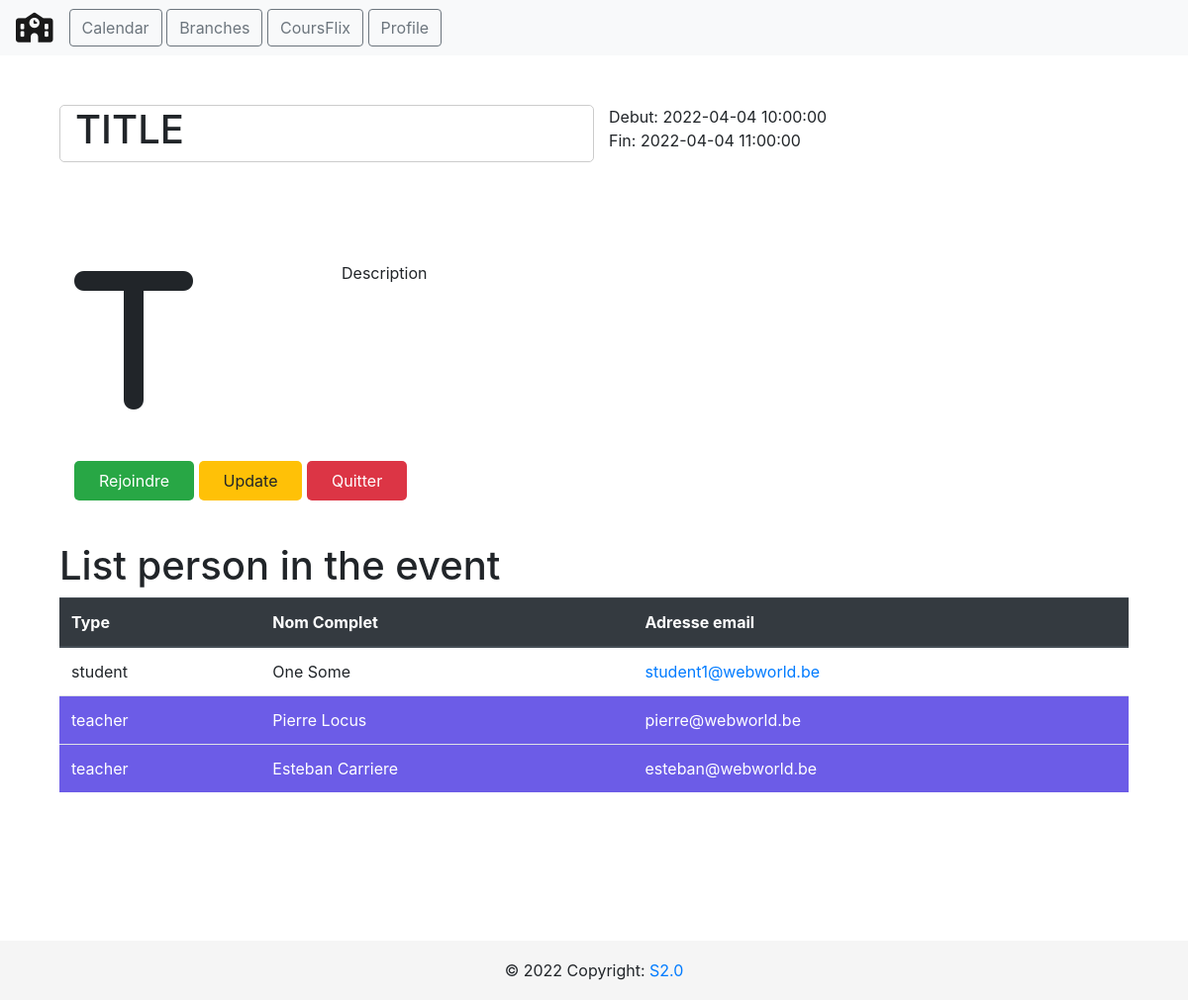
Screenshot of /calendar/event/2 with the database file from the repository.
### tables this page shows
CREATE TABLE events (
                        event_id INTEGER NOT NULL, 
                        title VARCHAR(100), 
                        date_from INTEGER, 
                        date_to INTEGER, 
                        organizer INTEGER, event_description TEXT, category_id INTEGER, 
                        PRIMARY KEY (event_id)
                    );

CREATE TABLE person (
            person_id INTEGER NOT NULL, 
            lastname VARCHAR(100), 
            firstname VARCHAR(100), 
            person_type VARCHAR(100), 
            email VARCHAR(100), 
            phone VARCHAR(100), 
            passwords VARCHAR(100), 
            PRIMARY KEY (person_id)
        );

### app.py (the view)
@api.route("/calendar/event/<int:id>")
def get_event(id):
    cursor = db.cursor()
    cursor.execute("SELECT * FROM events WHERE event_id = {}".format(id))
    rows = cursor.fetchall()
    event = rows
    cursor.execute("SELECT * FROM event_attendes WHERE event_id = {}".format(id))
    rows = cursor.fetchall()
    person_attendes = rows
    persons = []
    for i in range(len(person_attendes)):
        cursor.execute(
            "SELECT * FROM person WHERE person_id = {}".format(person_attendes[i][2])
        )
        rows = cursor.fetchall()
        persons.append(
            {
                "id": rows[0][0],
                "lastname": rows[0][1],
                "firstname": rows[0][2],
                "person_type": rows[0][3],
                "email": rows[0][4],
            }
        )
    return render_template(
        "view_event.html",
        event={
            "event_id": event[0][0],
            "title": event[0][1],
            "start": event[0][2],
            "end": event[0][3],
            "organizer": event[0][4],
            "description": event[0][5],
            "category_id": event[0][6],
        },
        persons=persons,
    )

### templates/view_event.html (shortened to what this page needs)
{% extends "layout.html" %} {% block title %} {{event.title}} {% endblock %} {%
block head %} {{ super() }}
{% endblock %} {% block content %}
<section>
  <div class="container">
    <div class="row row-event event-header">
      <div class="col-md-6 event-title">
        <h1>{{event.title}}</h1>
      </div>
      <div class="col-md-6">
        <div class="row">
          <div class="col-md-12 event-date">Debut: {{event.start}}</div>
        </div>
        <div class="row">
          <div class="col-md-12 event-date">Fin: {{event.end}}</div>
        </div>
      </div>
    </div>
    <div class="row row-event">
      <div class="col-md-3 event-icon">
        <i class="fa-solid fa-{{event.title[0]|lower}} fa-10x"></i>
      </div>
      <div class="col-md-6 event-description">
        <div class="row">
          <div class="col-md-12">{{event.description}}</div>
        </div>
      </div>
    </div>
    <div class="row row-event">
      <div class="col-md-6">
        <a href="#" class="btn-event btn-success">Rejoindre</a>
        <a href="#" class="btn-event btn-warning" id="updater">Update</a>
        <a href="#" class="btn-event btn-danger">Quitter</a>
      </div>
    </div>
  </div>
</section>
<section>
  <div class="container">
    <div class="row">
      <div class="col-md-12">
        <h1>List person in the event</h1>
      </div>
    </div>
    <div class="row">
      <div class="col-md-12">
        <table class="table">
          <thead class="thead-dark">
            <th>Type</th>
            <th>Nom Complet</th>
            <th>Adresse email</th>
          </thead>
          <tbody>
            {% for person in persons %} {% if person.person_type == "teacher" %}
            <tr class="table-row-teacher">
              {%else %}
            <tr>
              {%endif %}
              <td>{{person.person_type}}</td>
              <td>{{person.firstname}} {{person.lastname}}</td>
              <td><a href="mailto:{{person.email}}">{{person.email}}</a></td>
            </tr>
            {% endfor %}
          </tbody>
        </table>
      </div>
    </div>
  </div>
</section>
{% endblock %}

### templates/css/profile.css (style rules this page uses)
body { color: #6F8BA4; margin-top:20px; }

### templates/layout.html (style rules this page uses)
body { min-height: 100vh!important; }

### templates/view_event.html (style rules this page uses)
.row-event { margin: 50px auto; }
.event-title { border: 1px solid #ccc; border-radius: 5px; decoration: underline; }
.btn-event { min-width: 60px; padding: 10px 25px; border-radius: 5px; }
.table { margin-bottom: 150px; }
.table-row-teacher td { background-color: #6c5ce7; color: white; }
.table-row-teacher td a { color: white; decoration: none; }

### rows the page displays
events: title "TITLE", start "2022-04-04 10:00:00", end "2022-04-04 11:00:00", description "Description"
person: person_type "student", firstname "One", lastname "Some", email "student1@webworld.be"
person: person_type "teacher", firstname "Pierre", lastname "Locus", email "pierre@webworld.be"
person: person_type "teacher", firstname "Esteban", lastname "Carriere", email "esteban@webworld.be"
